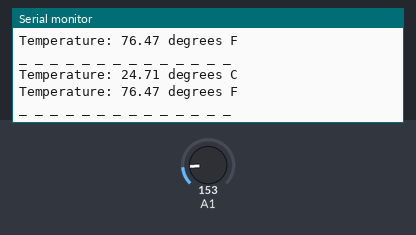
Bench run of a sketch on a simulated Arduino Uno, built with avr-gcc and run on an emulated ATmega328P. Shown: the last lines printed to the serial monitor. The test bench sets the inputs (shaded band); at power-on: A1 = 153.

Above: at 1.8 s.
1.9 s: A1 set to 165
At 2.9 s:
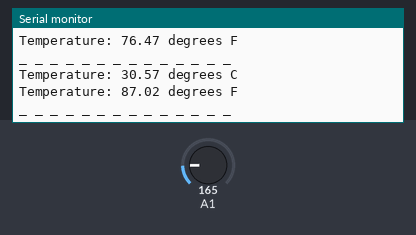
3.4 s: A1 set to 175
At 5.0 s:
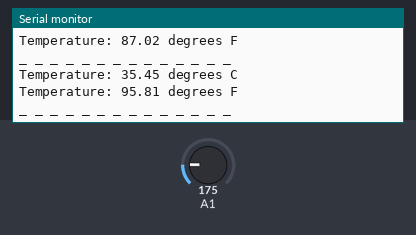
Timing chart, 0 to 6.5 s (numbered marks = the images above; inputs shaded):
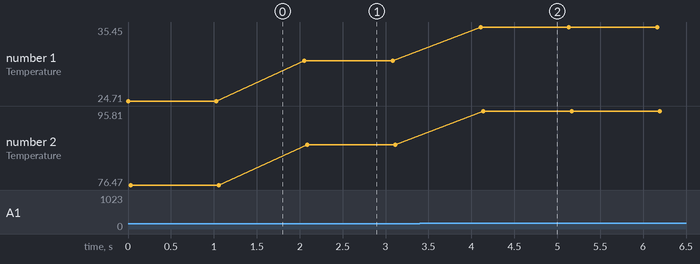

The sketch:

digital_tmp.ino
```cpp
/*
例子 2.1 - 数字温度计
创建于 14/04/2010 ---  作者 John Boxall --- http://tronixstuff.wordpress.com ---  CC by-sa v3.0
使用 Analog Devices 出品的 TMP36 来测量温度并通过串口返回测量结果
TMP36 引脚1连接到 Arduino 5V 电源插孔
TMP36 引脚2连接到 Arduino 模拟端口0
TMP36 引脚3连接到 Arduino GND 插孔
*/
void setup()
{
Serial.begin(9600);   // 激活串口输入输出
}
float voltage = 0; // 设置一些变量
float sensor = 0;
float celsius = 0;
float fahrenheit = 0;
void loop()
{              // 开始测量
sensor = analogRead(1);
voltage = (sensor*5000)/1024; // 将回传值转化成电压值（毫伏）
voltage = voltage-500;        // 去除偏移电压
celsius = voltage/10;         // 转化电压值为摄氏度
fahrenheit = ((celsius * 1.8)+32); // 转化摄氏度到华氏度
Serial.print("Temperature: ");
Serial.print(celsius,2);
Serial.println(" degrees C");
Serial.print("Temperature: ");
Serial.print(fahrenheit,2);
Serial.println(" degrees F");
Serial.println("_ _ _ _ _ _ _ _ _ _ _ _ _ _  ");
delay (1000); // 等待一秒，否则串口观察窗口刷新太快难以阅读
}
```

Measured:
- after the input at 1.9 s, the serial monitor: prints a new line after 0.15 s (image 1)
- after the input at 3.4 s, the serial monitor: prints a new line after 0.71 s (image 2)
- plotted number 1: 24.71 → 30.57 after the input at 1.9 s, 30.57 → 35.45 after the input at 3.4 s
- plotted number 2: 76.47 → 87.02 after the input at 1.9 s, 87.02 → 95.81 after the input at 3.4 s
